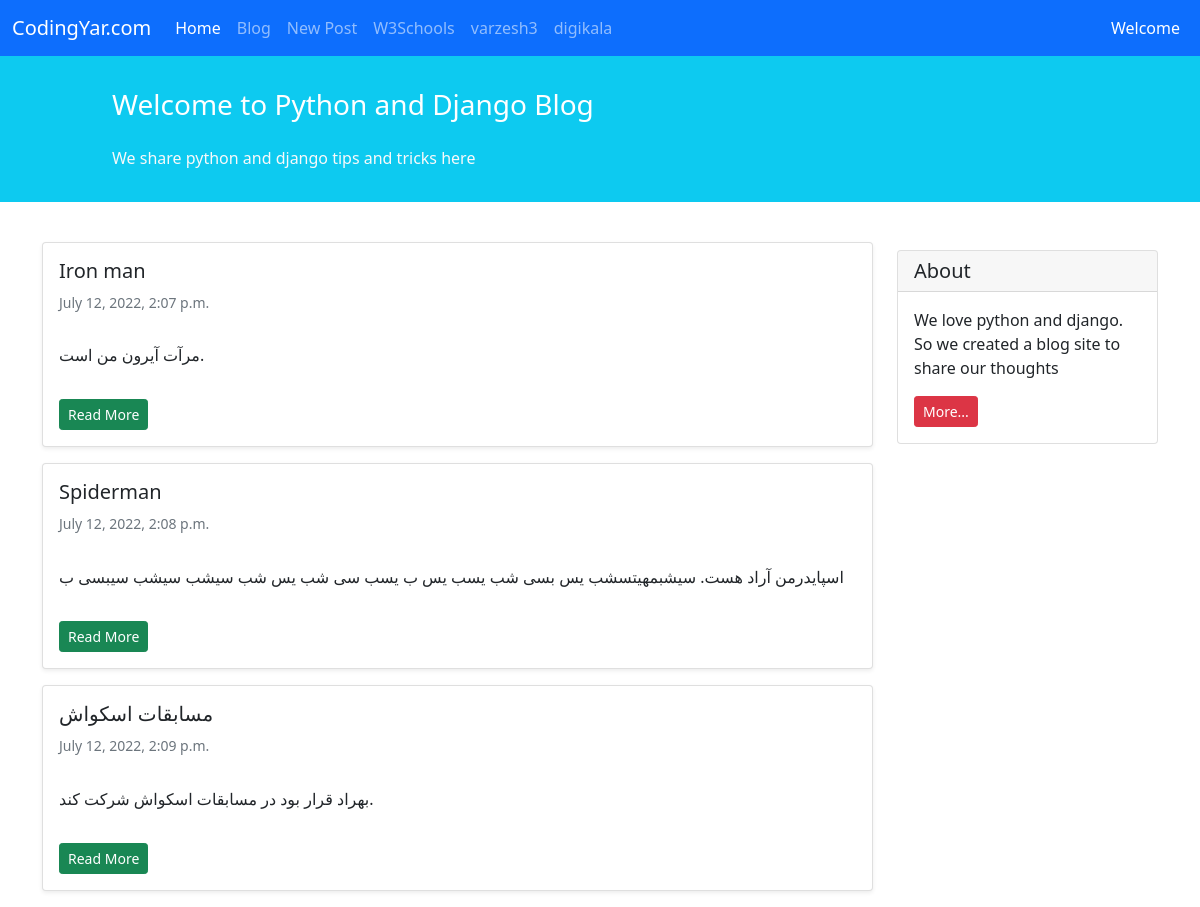
/blog/, run on an earlier commit of the app's database.
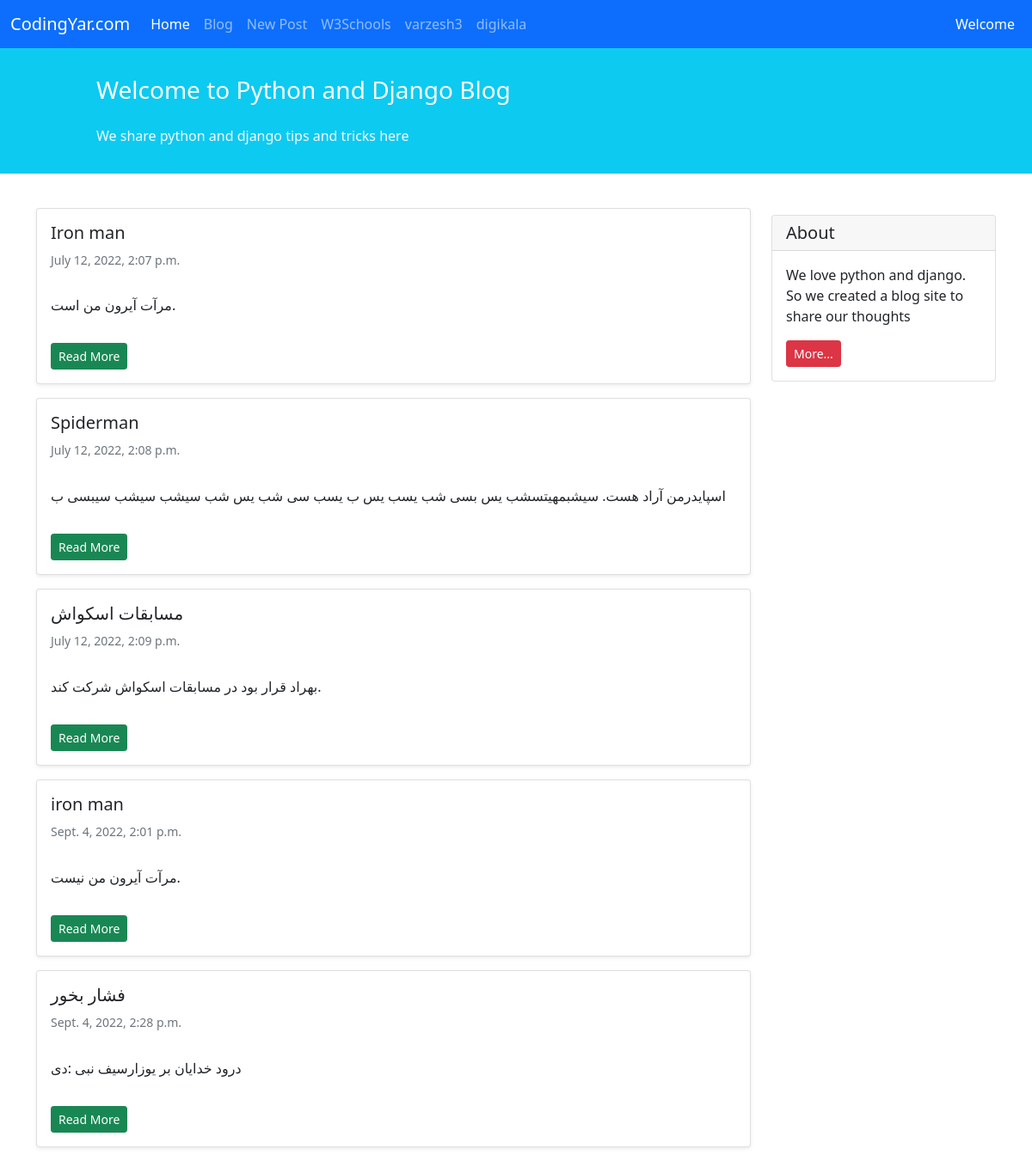
And on a later commit of the database.
### blog/models.py (models this page shows, shortened)
class Post(models.Model):
    STATUS_CHOICES = (
        ('pub', 'published'),
        ('drf', 'draft'),
    )
    title = models.CharField(max_length=100)
    text = models.TextField()
    author = models.ForeignKey('auth.user', on_delete=models.CASCADE)
    date_created = models.DateTimeField(auto_now_add=True)
    date_modified = models.DateTimeField(auto_now=True)
    status = models.CharField(choices=STATUS_CHOICES, max_length=3)

### blog/views.py (the view)
# urls.py: path('', views.show_blog, name='blog'),
def show_blog(request):
    context = {'posts': Post.objects.filter(status='pub')}#:]
    return render(request, 'blog/index.html', context)

### blog/templates/blog/index.html (shortened to what this page needs)
{% extends '_base.html' %}
{% block main_body %}
<div class="container mt-4">
    <div class="row">
        <div class="col-9">
            {% for post in posts %}
            <div class="card shadow-sm my-3">
                <div class="card-body">
                    <h5 class="card-title"> {{ post.title }} </h5>
                    <h6 class="card-subtitle mb-2 text-muted small py-2"> {{ post.date_created }} </h6>
                    <p class="card-text py-3">
                        {{ post.text }}
                    </p>
                    <a href="/blog/{{post.id}}" class="btn btn-sm btn-success">Read More</a>
                </div>
            </div>
            {% endfor %}
        </div>
        <div class="col-3">
                <div class="card my-4">
                    <h5 class="card-header">About</h5>
                    <div class="card-body">
                        <p class="card-text">We love python and django. So we created a blog site to share our
                            thoughts</p>
                        <a href="#"
                           class="btn btn-sm btn-danger">
                            More...
                        </a>
                    </div>
                </div>
        </div>
    </div>
</div>
{% endblock main_body %}

What changed in the data, as far as the page shows it:
added Post: title "iron man", date_created "Sept. 4, 2022, 2:01 p.m.", text "مرآت آیرون من نیست."
added Post: title "فشار بخور", date_created "Sept. 4, 2022, 2:28 p.m.", text "درود خدایان بر یوزارسیف نبی :دی"
